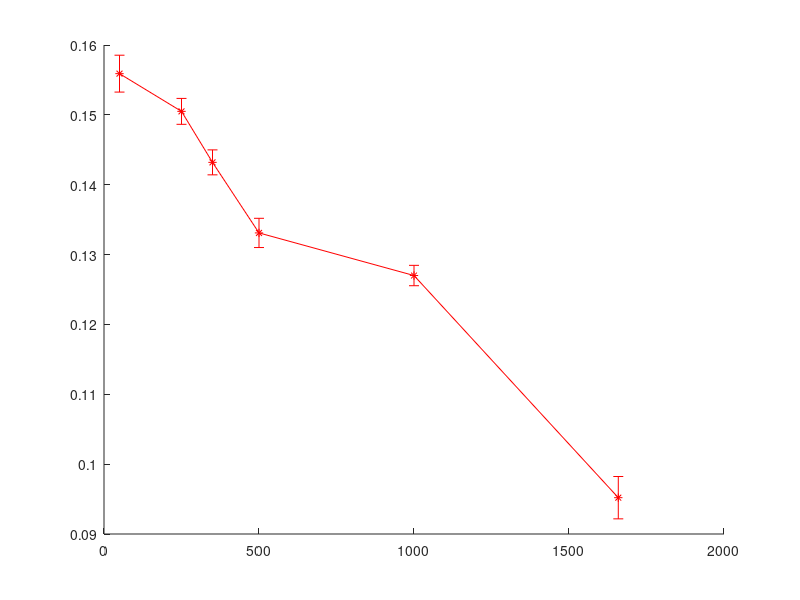

The MATLAB source for this figure: (Note: this script raises an error after producing the figure.)
clear
close all
%% SFL
sf50 = [0.227,0.159,0.198,0.131,0.168,0.159,0.047,0.162,0.2,0.108];
sf250 = [0.166,0.168,0.162,0.159,0.047,0.166,0.108,0.166,0.204,0.159];
sf350 = [0.108,0.215,0.148,0.078,0.082,0.166,0.162,0.159,0.166,0.148];
sf500 = [0.08,0.17,0.15,0.156,0.16,0.16,0.15,0.032,0.167,0.106];
sf1000 = [0.149,0.070,0.080,0.170,0.162,0.108,0.159,0.108,0.166,0.098];
sf1659 = [0.06,0.10,0.08,0.22,0.08,0.05,0.06,0.058,0.078,0.166];
sf_mean = [mean(sf50),mean(sf250),mean(sf350),mean(sf500),mean(sf1000),mean(sf1659)];
sf_std = [var(sf50),var(sf250),var(sf350),var(sf500),var(sf1000),var(sf1659)];
%% Original
o50 = [0.52,0.230,0.202,0.120,0.491,0.454,0.108,0.226,0.482,0.120];
o250 = [0.239,0.273,0.489,0.182,0.249,0.147,0.444,0.454,0.222,0.434];
o350 = [0.138,0.455,0.221,0.175,0.118,0.078,0.439,0.448,0.448,0.462];
o500 = [0.317,0.218,0.419,0.070,0.497,0.266,0.270,0.247,0.08,0.254];
o1000= [0.230,0.380,0.465,0.431,0.481,0.175,0.158,0.405,0.130,0.179];
o1659 = [0.162,0.246,0.455,0.232,0.152,0.423,0.239,0.285,0.317,0.250];
o_mean = [mean(o50),mean(o250),mean(o350),mean(o500),mean(o1000),mean(o1659)];
o_std = [var(o50),var(o250),var(o350),var(o500),var(o1000),var(o1659)];
%% SPARFA
%% sp50 = [0.269,0.128,0.074,0.311,0.071,0331,0.104,0.109,0.467,0.304];
% sp50 = [0.269,0.128,0.074,0.311,0.071,0331,0.104,0.109,0.467,0.304];
sp50 = [0.247,0.034,0.250,0.402,0.499,0.284,0.55,0.014,0.333,0.323];
% sp250 = [0.407,0.014,0.478,0.483,0.016,0.142,0.091,0.384,0.387,0.405];
sp250 = [0.102,0.169,0.396,0.474,0.015,0.131,0.484,0.367,0.459,0.477];
sp350 = [0.156,0.484,0.143,0.410,0.369,0.077,0.156,0.325,0.398,0.410];
sp500 = [0.34,0.416,0.481,0.057,0.036,0.430,0.412,0.050,0.341,0.053];
sp1000 = [0.08,0.135,0.439,0.32,0.031,0.023,0.130,0.210,0.333,0.123];
sp1659 = [0.01,0.17,0.034,0.350,0.01,0.01,0.217,0.12,0.071,0.008];
sp_mean = [mean(sp50),mean(sp250),mean(sp350),mean(sp500),mean(sp1000),mean(sp1659)];
sp_std = [var(sp50),var(sp250),var(sp350),var(sp500),var(sp1000),var(sp1659)];

%% BOBCS
b50 = [0.832,0.487,0.684,0.588,0.409,0.478,0.402,0.821,0.446,0.443];
b250 = [0.501,0.502,0.571,0.528,0.302,0.238,0.465,0.269,0.489,0.559];
b350 = [0.617,0.441,0.6,0.677,0.338,0.338,0.556,0.382,0.646,0.75];
b500 = [0.389,0.439,0.402,0.664,0.543,0.545,0.616,0.425,0.552,0.448];
b1000= [0.655,0.498,0.542,0.198,0.489,0.378,0.511,0.638,0.573,0.443];
b1659 = [0.562,0.47,0.378,0.726,0.618,0.656,0.356,0.517,0.455,0.604];
b_mean = [mean(b50),mean(b250),mean(b350),mean(b500),mean(b1000),mean(b1659)];
b_std = [var(b50),var(b250),var(b350),var(b500),var(b1000),var(b1659)];
%% figure
time = [50,250,350,500,1000,1659];
errorbar(time,sf_mean,sf_std,'-r*','LineWidth',2)
hold on
errorbar(time,o_mean,o_std,'-gx','LineWidth',2)
hold on
errorbar(time,sp_mean,sp_std,'-bo','LineWidth',2)
hold on 
errorbar(time,b_mean,b_std,'-m<','LineWidth',2)
% axis([50,1659,0,0.5])
set(gca, 'XTick',[50,250,350,500,1000,1659])
xlabel('Number of Samples');
ylabel('Error rate(%)');
legend('MetaDL','Original', 'SPARFA','BOBCS','Location' , 'northeast');
